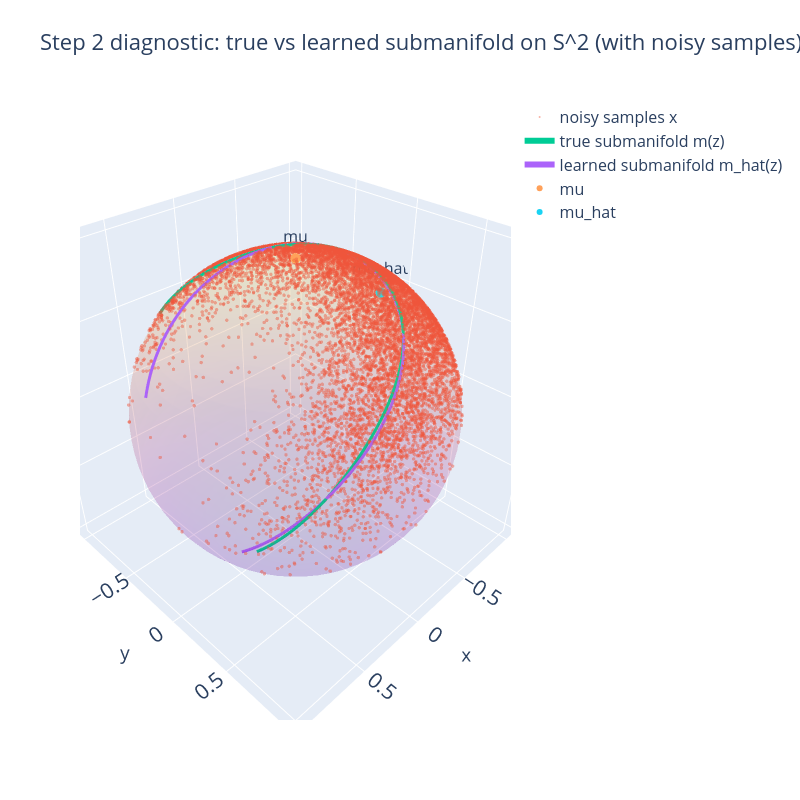

Write notebook code for a chart like this one.
### Markdown cell above
## Plot: noisy samples x + true curve + learned curve + $\mu$ and $\hat{\mu}$

### Code cell
# Sphere surface for context
uu = np.linspace(0, 2*np.pi, 60)
vv = np.linspace(0, np.pi, 30)
xs = np.outer(np.cos(uu), np.sin(vv))
ys = np.outer(np.sin(uu), np.sin(vv))
zs = np.outer(np.ones_like(uu), np.cos(vv))

fig = go.Figure()

fig.add_trace(go.Surface(
    x=xs, y=ys, z=zs,
    opacity=0.12,
    showscale=False,
    name="S^2 surface"
))

# Noisy samples
fig.add_trace(go.Scatter3d(
    x=np.array(x)[:, 0], y=np.array(x)[:, 1], z=np.array(x)[:, 2],
    mode="markers",
    marker=dict(size=2, opacity=0.45),
    name="noisy samples x"
))

# True submanifold curve (clean)
fig.add_trace(go.Scatter3d(
    x=m_true[:, 0], y=m_true[:, 1], z=m_true[:, 2],
    mode="lines",
    line=dict(width=6),
    name="true submanifold m(z)"
))

# Learned submanifold curve
fig.add_trace(go.Scatter3d(
    x=m_hat[:, 0], y=m_hat[:, 1], z=m_hat[:, 2],
    mode="lines",
    line=dict(width=6),
    name="learned submanifold m_hat(z)"
))

# Base points mu and mu_hat
fig.add_trace(go.Scatter3d(
    x=[mu[0]], y=[mu[1]], z=[mu[2]],
    mode="markers+text",
    marker=dict(size=6),
    text=["mu"],
    textposition="top center",
    name="mu"
))

fig.add_trace(go.Scatter3d(
    x=[mu_hat[0]], y=[mu_hat[1]], z=[mu_hat[2]],
    mode="markers+text",
    marker=dict(size=6),
    text=["mu_hat"],
    textposition="top center",
    name="mu_hat"
))

fig.update_layout(
    font=dict(size=16),
    title="Step 2 diagnostic: true vs learned submanifold on S^2 (with noisy samples)",
    scene=dict(aspectmode="data"),
    width=800,
    height=800
)
fig.show()
# fig.write_image("sphere_curve.png", width=700, height=700, scale=2)

### Figure 1 — Plotly figure (JSON) as saved in the notebook; plotly's stock layout.template omitted (floating-point values rounded to 4 significant figures; data arrays with more than 128 entries replaced by an {"elided": "..."} marker saying what was removed)
{"data": [{"name": "S^2 surface", "opacity": 0.12, "showscale": false, "type": "surface", "x": {"elided": "60x30 float values"}, "y": {"elided": "60x30 float values"}, "z": {"elided": "60x30 float values"}}, {"marker": {"opacity": 0.45, "size": 2}, "mode": "markers", "name": "noisy samples x", "type": "scatter3d", "x": {"elided": "10000 float values"}, "y": {"elided": "10000 float values"}, "z": {"elided": "10000 float values"}}, {"line": {"width": 6}, "mode": "lines", "name": "true submanifold m(z)", "type": "scatter3d", "x": {"elided": "500 float values"}, "y": {"elided": "500 float values"}, "z": {"elided": "500 float values"}}, {"line": {"width": 6}, "mode": "lines", "name": "learned submanifold m_hat(z)", "type": "scatter3d", "x": {"elided": "500 float values"}, "y": {"elided": "500 float values"}, "z": {"elided": "500 float values"}}, {"marker": {"size": 6}, "mode": "markers+text", "name": "mu", "text": ["mu"], "textposition": "top center", "type": "scatter3d", "x": [0], "y": [0], "z": [1]}, {"marker": {"size": 6}, "mode": "markers+text", "name": "mu_hat", "text": ["mu_hat"], "textposition": "top center", "type": "scatter3d", "x": [-0.8864], "y": [-0.09776], "z": [0.4524]}], "layout": {"font": {"size": 16}, "height": 800, "scene": {"aspectmode": "data"}, "title": {"text": "Step 2 diagnostic: true vs learned submanifold on S^2 (with noisy samples)"}, "width": 800}}
